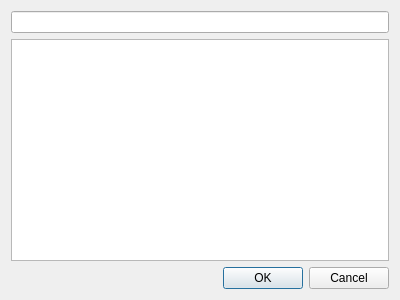
<?xml version="1.0" encoding="UTF-8"?>
<ui version="4.0">
 <class>ChooseSoftlistPartDialog</class>
 <widget class="QDialog" name="ChooseSoftlistPartDialog">
  <property name="geometry">
   <rect>
    <x>0</x>
    <y>0</y>
    <width>400</width>
    <height>300</height>
   </rect>
  </property>
  <property name="windowTitle">
   <string>Choose Software List Part</string>
  </property>
  <layout class="QVBoxLayout" name="verticalLayout">
   <item>
    <widget class="QLineEdit" name="searchBox"/>
   </item>
   <item>
    <widget class="QTableView" name="tableView">
      <property name="selectionMode">
        <enum>QAbstractItemView::SingleSelection</enum>
      </property>
      <property name="selectionBehavior">
        <enum>QAbstractItemView::SelectRows</enum>
      </property>
      <property name="gridStyle">
        <enum>Qt::NoPen</enum>
      </property>
      <property name="sortingEnabled">
        <bool>true</bool>
      </property>
    </widget>
   </item>
   <item>
    <widget class="QDialogButtonBox" name="buttonBox">
     <property name="orientation">
      <enum>Qt::Horizontal</enum>
     </property>
     <property name="standardButtons">
      <set>QDialogButtonBox::Cancel|QDialogButtonBox::Ok</set>
     </property>
    </widget>
   </item>
  </layout>
 </widget>
 <resources/>
 <connections>
  <connection>
   <sender>buttonBox</sender>
   <signal>accepted()</signal>
   <receiver>ChooseSoftlistPartDialog</receiver>
   <slot>accept()</slot>
   <hints>
    <hint type="sourcelabel">
     <x>248</x>
     <y>254</y>
    </hint>
    <hint type="destinationlabel">
     <x>157</x>
     <y>274</y>
    </hint>
   </hints>
  </connection>
  <connection>
   <sender>buttonBox</sender>
   <signal>rejected()</signal>
   <receiver>ChooseSoftlistPartDialog</receiver>
   <slot>reject()</slot>
   <hints>
    <hint type="sourcelabel">
     <x>316</x>
     <y>260</y>
    </hint>
    <hint type="destinationlabel">
     <x>286</x>
     <y>274</y>
    </hint>
   </hints>
  </connection>
 </connections>
</ui>
